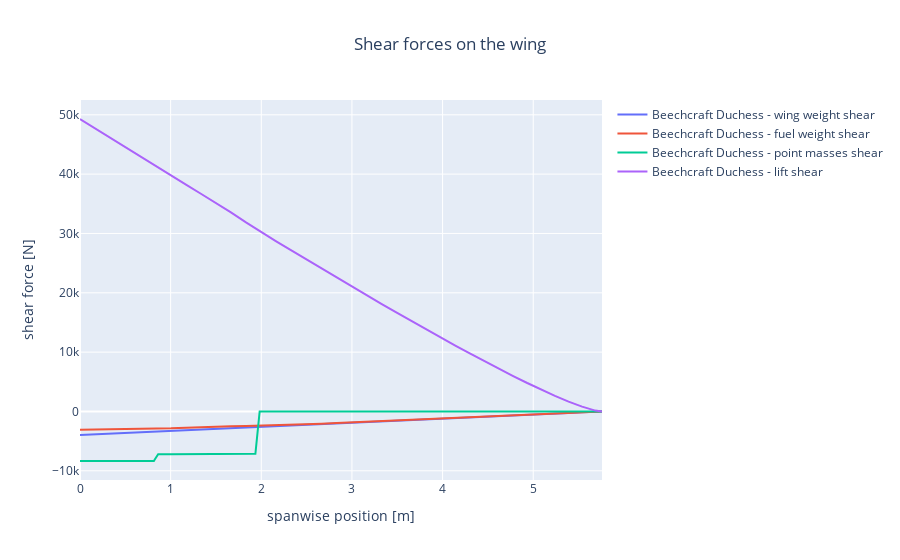

The code cell stored with this chart in its notebook:
### Code cell
from fastga.utils.postprocessing.load_analysis.analysis_and_plots_la import shear_diagram

fig2 = shear_diagram(pth.join(WORK_FOLDER_PATH, 'beechcraft_76_loads.xml'), name='Beechcraft Duchess')
fig2.show()
